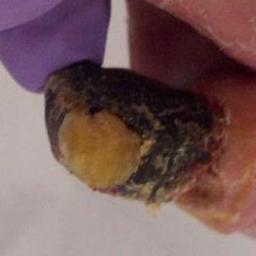
#> input picture src/dataset/ischaemia/Aug-Positive/000535_21.jpg, 256 x 256 px
$ jupyter execute --allow-errors ischaemia.ipynb
#> lines starting #> are read from the running program, lines starting #| are printed output that depends on the picture
# Teste de diferentes classificadores para Isquemia

# OCPC

[cell 1]
import pandas as pd
import numpy as np
import joblib
import os
import cv2
import time
from sklearn.model_selection import KFold, train_test_split
from sklearn.decomposition import PCA
from sklearn.metrics import (
    accuracy_score, precision_score, recall_score,
    f1_score, roc_auc_score, confusion_matrix
)
from ocpc_py import MultiClassPC
from codecarbon import EmissionsTracker

# Configurações
base_path = "../dataset/ischaemia/"
image_size = (64, 64)

# Monta dataset
dataset = []
for classe, label in zip(["Aug-Positive", "Aug-Negative"], [1, 0]):
    pasta = os.path.join(base_path, classe)
    for imagem in os.listdir(pasta):
        caminho_imagem = os.path.join(pasta, imagem)
        dataset.append((caminho_imagem, label))

df = pd.DataFrame(dataset, columns=["imagem", "label"])

# Carrega e normaliza imagens
def load_images(df, image_size):
#> called with image_size = (64, 64)
    imagens, labels = [], []
    for _, row in df.iterrows():
        img = cv2.imread(row["imagem"])
#> img is the input picture: shape (256, 256, 3); mean B, G, R 88.6, 89, 117.8
        if img is not None:
            img = cv2.resize(img, image_size)
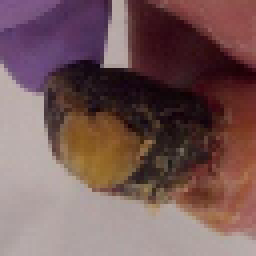
#> img: shape (64, 64, 3) (shown 4 times larger); mean B, G, R 88.6, 89, 117.8
            img = img.astype("float32") / 255.0
            imagens.append(img.flatten())
            labels.append(row["label"])
        else:
            print(f"Imagem não carregada: {row['imagem']}")
    return np.array(imagens), np.array(labels)

X_all, y_all = load_images(df, image_size)
#> y_all = [1, 0]
#> (the rest of this cell did not finish here and is left out)
